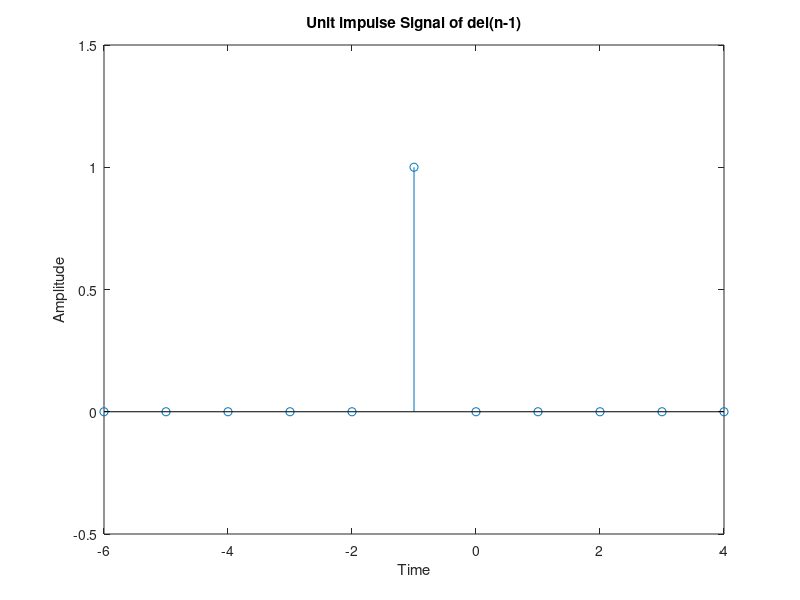

MATLAB code for this plot:
% plotting unit impulse signal of u(n+3)
clc;
clear all;
clf;
t1=-6:1:4;
x1=[zeros(1,5),1,zeros(1,5)];
figure(1);
plot(t1,x1);
stem(t1,x1);
axis([-6 4 -.5 1.5]);
xlabel('Time');
ylabel('Amplitude');
title('Unit impulse Signal of del(n-1)'); 
